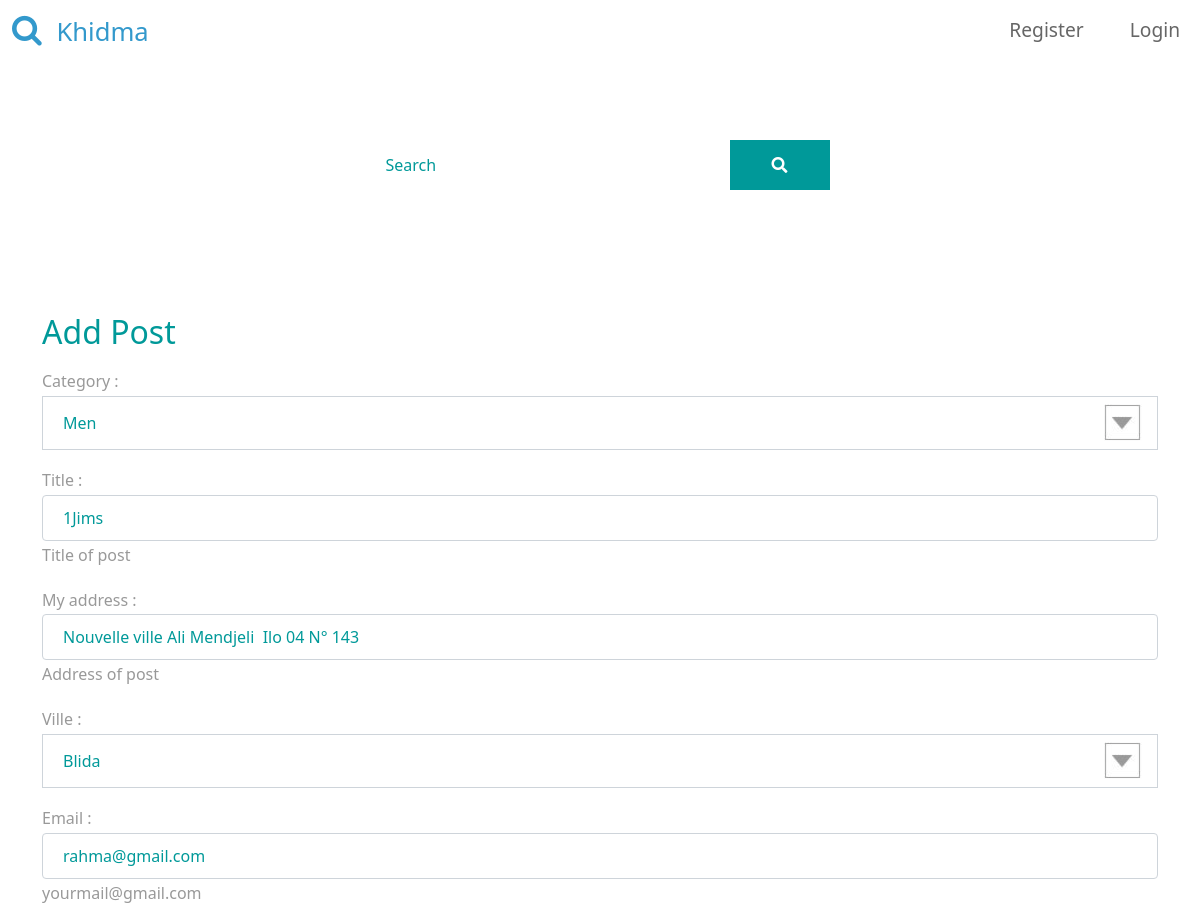
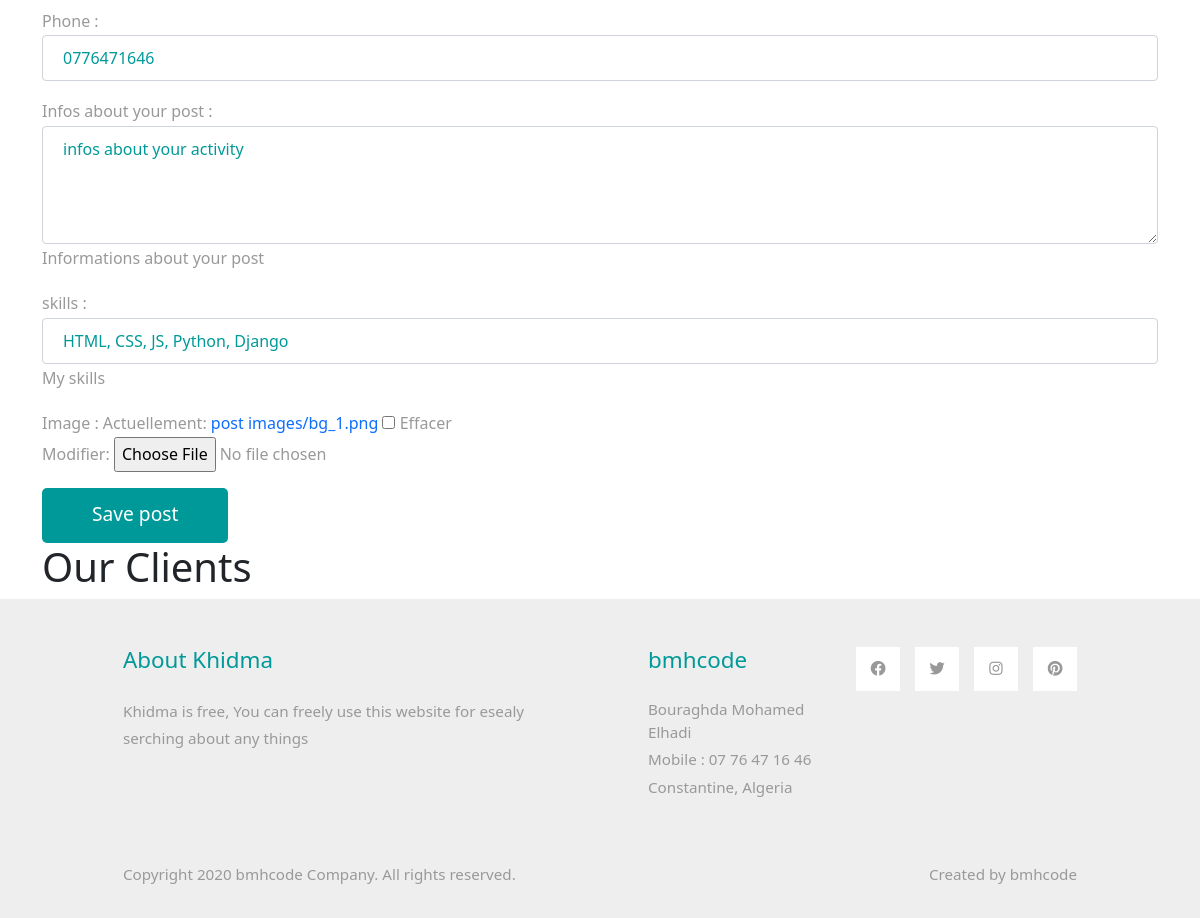
The page /post-update/1aaaaaaa on the database its author committed (2 pictures, top to bottom).
### app/models.py (models this page shows, shortened)
class Post(models.Model):
    user = models.ForeignKey(User, on_delete=models.SET_NULL, null=True, verbose_name=_("User"))
    category = models.ForeignKey(Category, on_delete=models.SET_NULL, null=True, related_name="category", verbose_name=_("Category"))
    title  = models.CharField(max_length=100, default='', help_text='Title of post', verbose_name = _("title"), unique=True)
    address = models.CharField(max_length=200, default='', help_text='Address of post', verbose_name = _("Address"))
    ville = models.IntegerField(choices = VILLE, verbose_name=_('Ville'))
    email = models.EmailField(max_length=255,blank=True, null=True,  default="", help_text='yourmail@gmail.com', verbose_name=_("Email address"))
    phone  = models.CharField(max_length=20, verbose_name = _("phone"))
    description = models.TextField(blank=True, null=True, default='', help_text='Informations about your post', verbose_name =_('Description')) #description = RichTextField(blank=True, null=True)
    slug  = models.SlugField(blank=True, null=True, unique=True, help_text = 'Unique value for post page URL, created from name.')
    image = models.ImageField(blank=True, upload_to='post images/', default='post.jpg',  verbose_name=_('Image')) #,default='media/placeholder.png')
    is_active = models.BooleanField(default=True, verbose_name=_("is active"))
    posted_at = models.DateTimeField(auto_now_add=True, verbose_name=_('Posted at')) #, default = timezone.now)
    updated_at = models.DateTimeField(auto_now=True, verbose_name=_('Updated at'))
    stars = models.IntegerField(default=0, verbose_name=_('Nomber of Stars'))
    stars_begin = models.DateTimeField(blank=True, null=True, verbose_name=_('Stars date'))
    stars_days = models.IntegerField( default=0, verbose_name=_('Stars days'))
    skills = models.CharField(max_length=100, default='', help_text='My skills', verbose_name = _("skills"))
    note  = models.CharField(max_length=1000, null=True,verbose_name = _("note"))
    class Meta:
        db_table = 'postes'
        ordering = ['title']
        verbose_name_plural = 'Posts'

### app/views.py (the view, shortened to what this page needs)
# urls.py: path('post-update/<str:slug>',PostUpdate.as_view(), name="post-update"),
class PostUpdate(UpdateView):
    model = Post
    form_class = PostForm # fields = ['title', 'description', 'complete'] or '__all__'

### app/models.py (called while the page is built)
    def __str__(self):
        return self.name

### templates/app/post_form.html (shortened to what this page needs)
{% extends "app/base.html" %}
{% load static %}
{% block body %}
<div class="container">
    <h2 class="tm-text-primary mb-3">Add Post</h2>
    <form method='POST' action='' enctype='multipart/form-data'>
        {{form.as_p}}
        <button class="btn btn-primary" type="submit">Save post</button>
    </form>
</div>
{% endblock body %}

### khidma/static/css/templatemo-style.css (style rules this page uses)
p { line-height: 1.8; }
a { text-decoration: none; transition: all 0.3s ease; }
.btn { border-radius: 0; }
.btn-primary { background-color: #009999; border: 0; border-radius: 5px; padding: 12px 50px 14px; font-size: 1.2rem; }
.form-control { padding: 10px 20px; width: 100%; height: auto; }
.tm-text-primary { color: #009999; }
p, .tm-text-gray { color: #999; }
select.form-control { border-radius: 0; }
select.form-control option { height: 30px; }
select:not([multiple]) { -webkit-appearance: none; -moz-appearance: none; background-position: right 15px center; background-repeat: no-repeat; background-image: url(../img/select-arrow.png); padding: 14px 20px; padding-right: 20px; color: #666; }
.form-control, input:-internal-autofill-selected, select:not([multiple]) { color: #009999 !important; }
.form-control::placeholder { color: #009999; opacity: 1; }

### rows shown on the page
Post: category "Men", title "1Jims", address "Nouvelle ville Ali Mendjeli Ilo 04 N° 143", ville "Blida", email "rahma@gmail.com", phone "0776471646", skills "HTML, CSS, JS, Python, Django"
